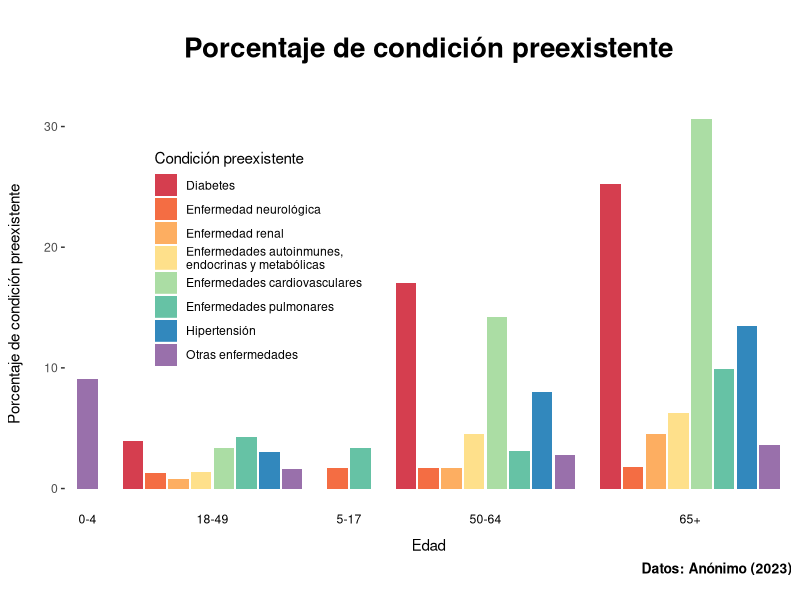

Here is the R script that generated this plot:


library("dplyr")
library("ggplot2")

data <- read.csv("data.csv")

ggplot(subset(data, Freq > 0),
       aes(x = Cond_pre, y = Freq, fill = Cond_pre)) +
  geom_col() +
  facet_grid(~Age, space = "free_x", scales = "free_x", switch = "x") +
  scale_x_discrete(name = "Edad", expand = c(0, 1)) +
  ylab("Porcentaje de condición preexistente\n") +
  scale_fill_manual(values = c("#d53e4f", "#f46d43", "#fdae61", "#fee08b",
                               "#abdda4", "#66c2a5", "#3288bd", "#9970ab")) +
  labs(title="\nPorcentaje de condición preexistente", 
       subtitle = "",
       caption = "Datos: Anónimo (2023)\n",
       fill= "Condición preexistente") +
  theme(
    axis.text.x = element_blank(), 
    axis.ticks.x = element_blank(),
    panel.spacing = unit(0, "pt"),
    panel.border = element_blank(),
    panel.grid.major.x = element_blank(),
    strip.background = element_blank(),
    strip.text = element_text(colour = "black"),
    legend.position = c(.42, .90),
    legend.justification = c("right", "top"),
    legend.box.just = "right",
    legend.margin = margin(6, 6, 6, 6),
    plot.title = element_text(size = 20, face="bold", hjust = 0.5),
    plot.subtitle = element_text(size = 16, face="bold", hjust = 0.5),
    plot.caption = element_text(size = 10, face="bold", hjust = 1),
    panel.background = element_rect(fill = "white", colour = "white")
  )
